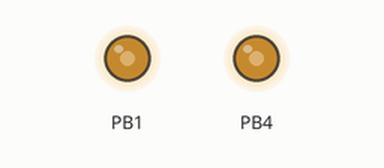
Simulated run of this program. Board: ATtiny85, built with avr-gcc and run on an emulated ATtiny85. Shown: output pins drawn as LEDs (lit = HIGH). Sleep ends after the set time or at an interrupt. At 3.3 s the program stops and its outputs stay as they are.

Above: at 3.2 s.
Timing chart, 0 to 4.7 s (numbered marks = the images above):
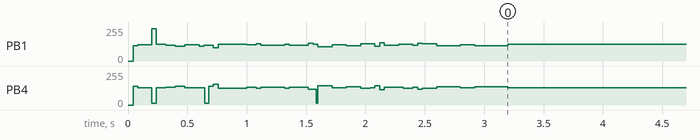

The program:

main.cpp
```cpp
// (licence header left out)
/* Direct-coupled capacitorless output */
#include <Arduino.h>
#include <avr/pgmspace.h>
#include <avr/sleep.h>
#define adc_disable()  (ADCSRA &= ~(1<<ADEN))

// Audio encoded as unsigned 8-bit, 8kHz sampling rate
#include "sound_progmem.h"

unsigned int p = 0;


#define F_CPU 8000000
#define F_S 8000 //samplerate
#define PRESCALE 8
//F_CPU  = F_S * PRESCALE * (OCR_COUNT + 1)
#define FLOOR(x, align)     (((x) / (align)) * (align))

//this doesnt work for some bizarre reason, precompiler/compiler shenanigans maybe
#define OCR_COUNT FLOOR( (F_CPU/(PRESCALE * F_S)) - 1, 2)

#define VALUE_TO_STRING(x) #x
#define VALUE(x) VALUE_TO_STRING(x)
#define VAR_NAME_VALUE(var) #var "="  VALUE(var)

#pragma message (VAR_NAME_VALUE(OCR_COUNT))

void setup () {
  // Enable 64 MHz PLL and use as source for Timer1
  PLLCSR = 1<<PCKE | 1<<PLLE;
  OSCCAL = 255;

  // Set up Timer/Counter1 for PWM output
  TIMSK = 0;                              // Timer interrupts OFF
  TCCR1 = 1<<PWM1A | 2<<COM1A0 | 1<<CS10; // PWM A, clear on match, 1:1 prescale
  GTCCR = 1<<PWM1B | 2<<COM1B0;           // PWM B, clear on match
  OCR1A = 128; OCR1B = 128;               // 50% duty at start

  // Set up Timer/Counter0 for 8kHz interrupt to output samples.
  //We now output at 22KHz
  TCCR0A = 3<<WGM00;                      // Fast PWM
  TCCR0B = 1<<WGM02 | 2<<CS00;            // 1/8 prescale
  TIMSK = 1<<OCIE0A;                      // Enable compare match
  OCR0A = 100;                            // Now at ~22050 KHz

  set_sleep_mode(SLEEP_MODE_PWR_DOWN);
  pinMode(4, OUTPUT);
  pinMode(1, OUTPUT);

}

void loop() { // loop over all possible duty cycles and set the compare registers accordingly

}


float getBit(uint8_t n, uint8_t byte) {
  n = 7 - n;
  int bit = ((byte & (1 << n)) >> n);
  return (float) (bit == 0 ? -1 : 1);
}

uint8_t current_byte = 0;
float y = 0;
// Sample interrupt
ISR (TIMER0_COMPA_vect) {
  int inbyte_p = p%8;
  int byte_p = p/8;

  if (inbyte_p == 0 ) {
        current_byte = pgm_read_byte(&sound_progmem_pdm[byte_p]);
      }
  float x = getBit(inbyte_p,current_byte);

  p++;
  //Low-pass filter
  y = (0.875)*y + x/8.0;
  int sample = (int)( y * 100.0);

  OCR1A = sample; OCR1B = sample ^ 255;

  if (p == sound_progmem_pdm_len*8) {
    // p=0;
   TIMSK = 0;
   adc_disable();
   sleep_enable();
   sleep_cpu();  // 1uA
  }
}
```

Source omitted: ound_progmem.h (data table, 23150 bytes)
